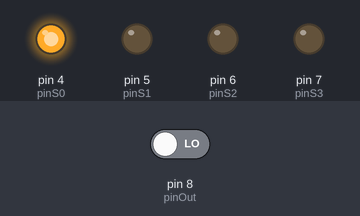
This sketch was run on a simulated Arduino Uno, built with avr-gcc and run on an emulated ATmega328P. Parts: output pins drawn as LEDs (lit = HIGH). The test bench sets the inputs (shaded band); at power-on: pin 8 (pinOut) LOW. What the sketch prints to the serial monitor is not drawn.

Above: at 0.5 s.
At 1.5 s:
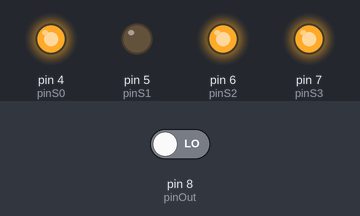
At 3.0 s:
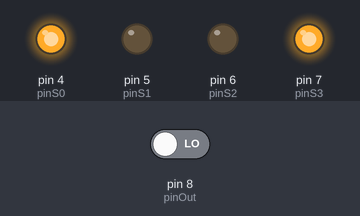
Timing chart, 0 to 5.3 s (numbered marks = the images above):
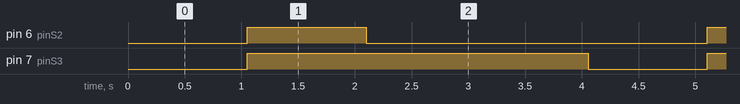

The sketch:

Colors.ino
```cpp
// Detektory barvy

// nastavení propojovacích pinů modulu
#define pinS0 4
#define pinS1 5
#define pinS2 6
#define pinS3 7
#define pinOut 8

void setup() {
  // nastavení propojovacích pinů S jako výstupních
  pinMode(pinS0, OUTPUT);
  pinMode(pinS1, OUTPUT);
  pinMode(pinS2, OUTPUT);
  pinMode(pinS3, OUTPUT);
  // nastavení pinu OUT jako vstupního
  pinMode(pinOut, INPUT);
  // inicializace detektoru barev
  digitalWrite(pinS0,HIGH);
  digitalWrite(pinS1,LOW);
  // komunikace přes sériovou linku rychlostí 9600 baud
  Serial.begin(9600);
}
void loop() {
  // proměnné pro uložení frekvencí barev
  int frekvenceCervena, frekvenceZelena, frekvenceModra;
  // nastavení měření červené barvy
  digitalWrite(pinS2,LOW);
  digitalWrite(pinS3,LOW);
  // krátká pauza pro přesné měření
  delay(50);
  // načtení frekvence červené barvy
  frekvenceCervena = pulseIn(pinOut, LOW);
  // nastavení měření zelené barvy
  digitalWrite(pinS2,HIGH);
  digitalWrite(pinS3,HIGH);
  // krátká pauza pro přesné měření
  delay(50);
  // načtení frekvence zelené barvy
  frekvenceZelena = pulseIn(pinOut, LOW);
  // nastavení měření modré barvy
  digitalWrite(pinS2,LOW);
  digitalWrite(pinS3,HIGH);
  // krátká pauza pro přesné měření
  delay(50);
  // načtení frekvence modré barvy
  frekvenceModra = pulseIn(pinOut, LOW);
  // vytištění načtených frekvencí po sériové lince
  Serial.print("R: ");
  Serial.print(frekvenceCervena);
  Serial.print(" | G: ");
  Serial.print(frekvenceZelena);
  Serial.print(" | B: ");
  Serial.print(frekvenceModra);
  // pokud je detekována nějaká z barev, vytiskneme
  // informaci po sériové lince
  if (frekvenceCervena < 100 & frekvenceZelena > 100 & frekvenceModra >100) {
    Serial.print(" | Detekce cervene. ");
  }
  if (frekvenceZelena < 80) {
    Serial.print(" | Detekce zelene. ");
  }
  if (frekvenceModra < 80) {
    Serial.print(" | Detekce modre. ");
  }
  // detekce vlastní barvy složené z různých složek
  if (frekvenceCervena < 80 & frekvenceZelena < 80 ) {
    Serial.print(" | Detekce zlute. ");
  }
  if (frekvenceCervena < 80 & frekvenceModra < 80 ) {
    Serial.print(" | Detekce fialova. ");
  }
  if (frekvenceModra < 80 & frekvenceZelena < 80 ) {
    Serial.print(" | Detekce tyrkysove. ");
  }
  // ukončení řádku
  Serial.println();
  // volitelná pauza pro přehledné čtení výsledků
  delay(850);
}
```

Measured:
- by itself, pin 6 (pinS2): alternates HIGH for 1.1 s and LOW for 3.0 s
- by itself, pin 7 (pinS3): alternates HIGH for 3.0 s and LOW for 1.1 s
- by itself, everything shown: repeats every 4.1 s, in 3 steps
